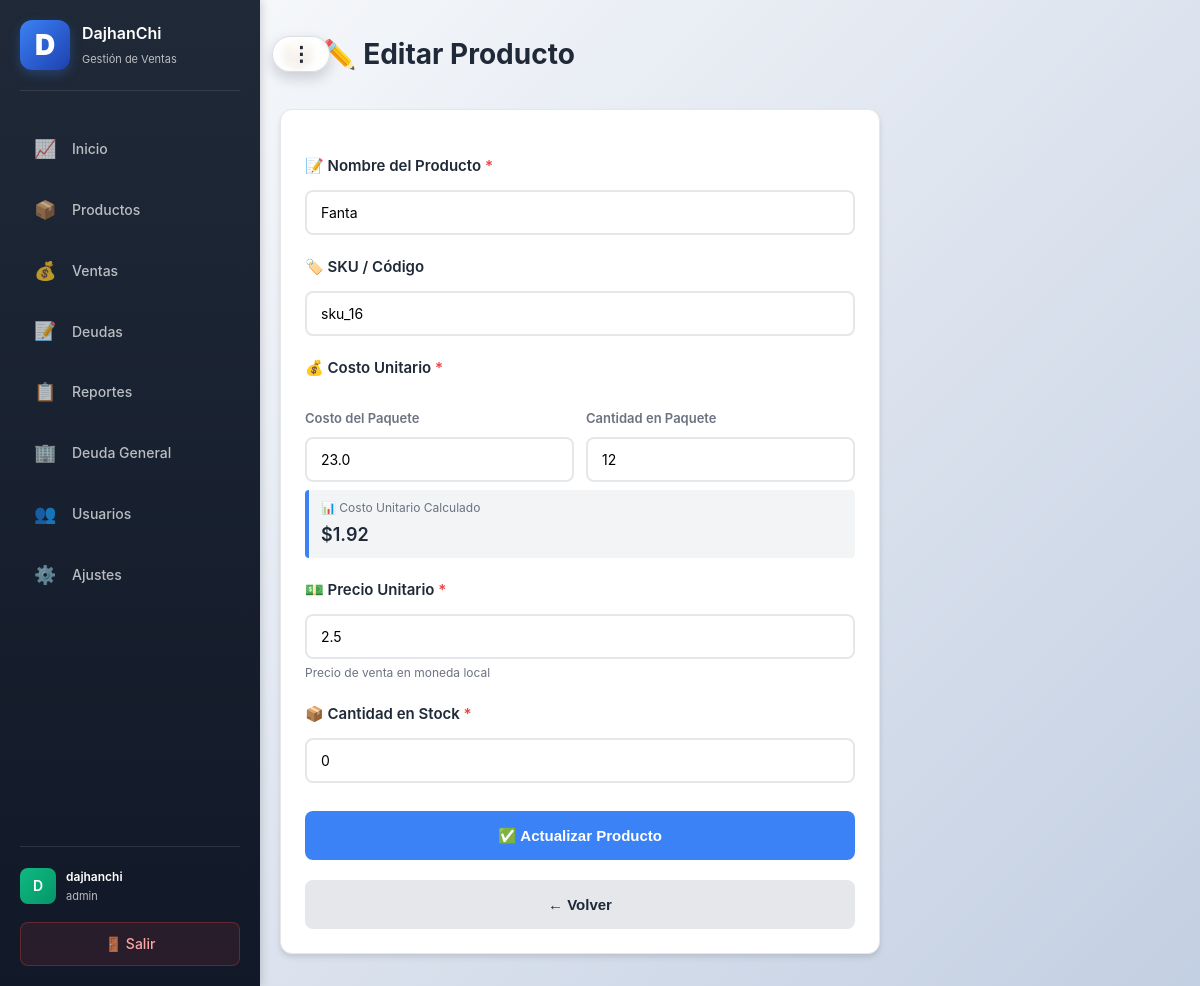
Page /products/40/edit (signed in) on the earlier database version.
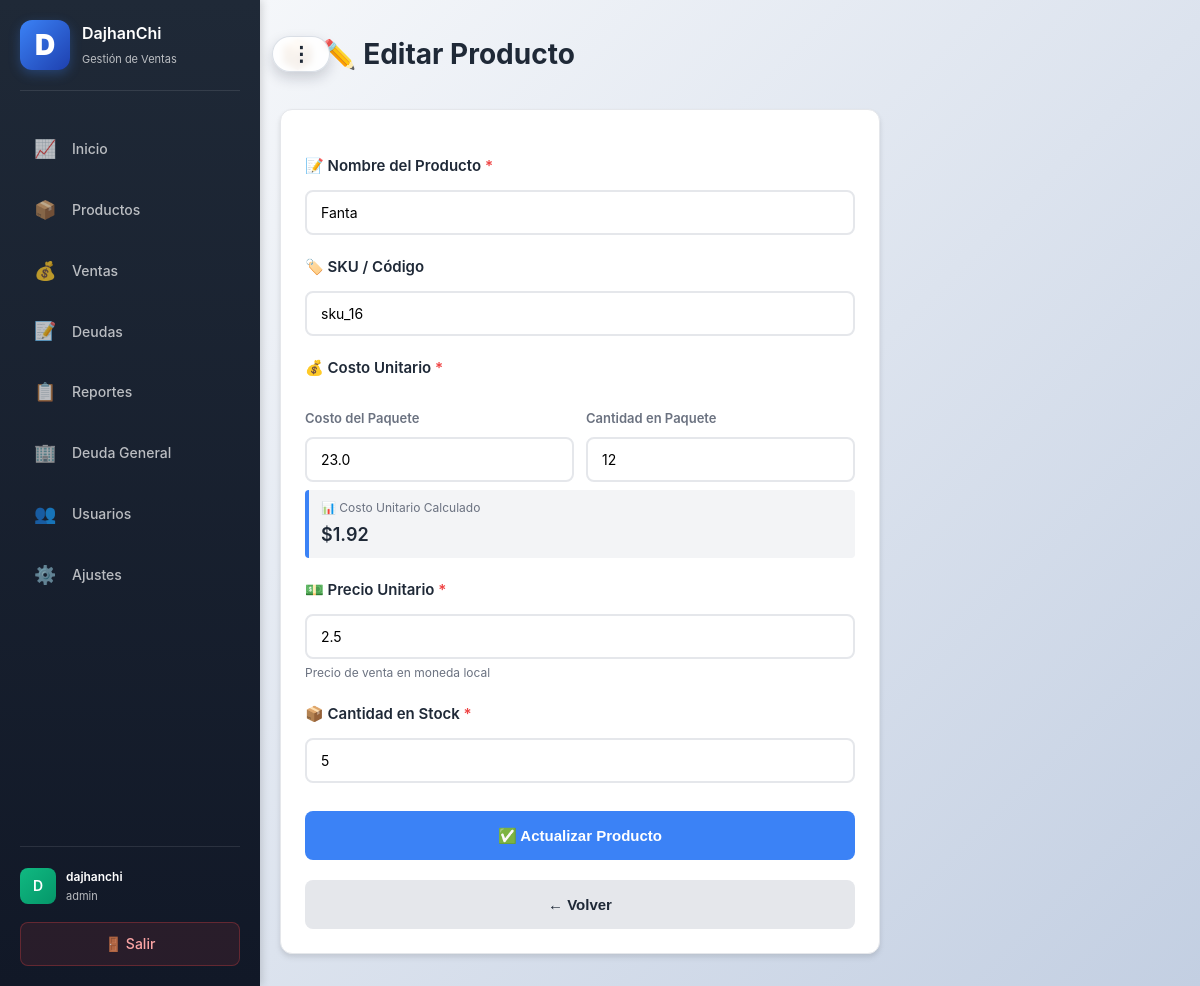
Same page on the later database version.
### app.py (models this page shows)
class Product(db.Model):
    id = db.Column(db.Integer, primary_key=True)
    user_id = db.Column(db.Integer, db.ForeignKey("user.id"), nullable=False, index=True)
    name = db.Column(db.String(160), nullable=False, index=True)
    sku = db.Column(db.String(64), nullable=True, index=True)
    package_cost_cents = db.Column(db.Integer, nullable=False, default=0)
    package_quantity = db.Column(db.Integer, nullable=False, default=1)
    cost_cents = db.Column(db.Integer, nullable=False, default=0)
    price_cents = db.Column(db.Integer, nullable=False, default=0)
    stock = db.Column(db.Integer, nullable=False, default=0, index=True)
    minimum_stock = db.Column(db.Integer, nullable=False, default=5)
    user = db.relationship("User", backref=db.backref("products", lazy=True))

### app.py (the view, shortened to what this page needs)
@app.route("/products/<int:product_id>/edit", methods=["GET", "POST"])
@login_required
@require_permission("products")
def product_edit(product_id):
    user_id = session.get("user_id")
    product = Product.query.filter_by(id=product_id, user_id=user_id).first_or_404()
    return render_template("product_form.html", product=product)

### app.py (called while the page is built, shortened)
@app.before_request
def init_db_once():
    global _db_initialized
    if _db_initialized:
        return

def get_user_settings(user_id):
    settings = Settings.query.filter_by(user_id=user_id).first()
    if not settings:
        settings = Settings(user_id=user_id, stock_yellow_threshold=10)
        db.session.add(settings)
        db.session.commit()
    return settings

def login_required(view):
    @wraps(view)
    def wrapped(*args, **kwargs):
        if not session.get("user_id"):
            return redirect(url_for("login"))
        return view(*args, **kwargs)
    return wrapped

    def get_role_permissions(self, role):
        if role == "admin":
            perms = self.admin_permissions
        elif role == "gerente":
            perms = self.gerente_permissions
        else:  # vendedor
            perms = self.vendedor_permissions
        try:
            return json.loads(perms) if isinstance(perms, str) else perms
        except:
            return {"dashboard": False, "products": False, "sales": False, "debts": False, "reports": False, "users": False, "settings": False}

### templates/product_form.html (shortened to what this page needs)
{% extends "base.html" %}
{% block content %}
<div class="page-head">
    <h1>📦 {{ "✏️ Editar Producto" if product else "➕ Nuevo Producto" }}</h1>
</div>
<div style="max-width: 600px;">
    <form method="post" action="{{ url_for('product_edit', product_id=product.id) if product else url_for('product_new') }}" class="card">
        <label for="name">📝 Nombre del Producto <span style="color: #ef4444;">*</span></label>
        <input id="name" name="name" type="text" placeholder="Ej: Laptop HP 15 Pulgadas" required value="{{ product.name if product else '' }}">
        <label for="sku">🏷️ SKU / Código</label>
        <input id="sku" name="sku" type="text" placeholder="Ej: SKU-001" value="{{ product.sku if product else '' }}">
        <label>💰 Costo Unitario <span style="color: #ef4444;">*</span></label>
        <div style="display: grid; grid-template-columns: 1fr 1fr; gap: 12px; align-items: end;">
            <div>
                <label for="package_cost" style="font-size: 13px; color: #6b7280; display: block; margin-bottom: 4px;">Costo del Paquete</label>
                <input id="package_cost" name="package_cost" type="number" step="0.01" placeholder="0.00" required value="{{ (product.package_cost_cents / 100) if product else '' }}" style="width: 100%;" onchange="calcularCostoUnitario()">
            </div>
            <div>
                <label for="package_qty" style="font-size: 13px; color: #6b7280; display: block; margin-bottom: 4px;">Cantidad en Paquete</label>
                <input id="package_qty" name="package_qty" type="number" min="1" placeholder="1" required value="{{ product.package_quantity if product else 1 }}" style="width: 100%;" onchange="calcularCostoUnitario()">
            </div>
        </div>
        <div style="background: #f3f4f6; border-left: 4px solid #3b82f6; padding: 8px 12px; margin: 8px 0; border-radius: 4px;">
            <p style="font-size: 12px; color: #6b7280; margin: 0 0 4px 0;">📊 Costo Unitario Calculado</p>
            <p style="font-size: 18px; font-weight: 600; color: #1f2937; margin: 0;">$<span id="cost_display">0.00</span></p>
        </div>
        <label for="price">💵 Precio Unitario <span style="color: #ef4444;">*</span></label>
        <input id="price" name="price" type="number" step="0.01" placeholder="0.00" required value="{{ (product.price_cents / 100) if product else '' }}">
        <p style="font-size: 12px; color: #6b7280; margin: 4px 0 0 0;">Precio de venta en moneda local</p>
        <label for="stock">📦 Cantidad en Stock <span style="color: #ef4444;">*</span></label>
        <input id="stock" name="stock" type="number" min="0" placeholder="0" required value="{{ product.stock if product else 0 }}">
        <div class="actions">
            <button type="submit" style="width: 100%;">✅ {{ "Actualizar Producto" if product else "Crear Producto" }}</button>
        </div>
        {% if is_ajax %}
        <button type="button" class="button secondary" style="width: 100%; text-align: center;" onclick="if (typeof closeProductModal === 'function') { closeProductModal(); } else { window.location.href='{{ url_for('products') }}'; }">← Volver</button>
        {% else %}
        <button type="button" class="button secondary" style="width: 100%; text-align: center;" data-href="{{ url_for('products') }}" onclick="window.location.href=this.getAttribute('data-href')">← Volver</button>
        {% endif %}
    </form>
</div>
{% endblock %}

Differences in the rows shown:
changed Product "Fanta": stock "0" → "5"
